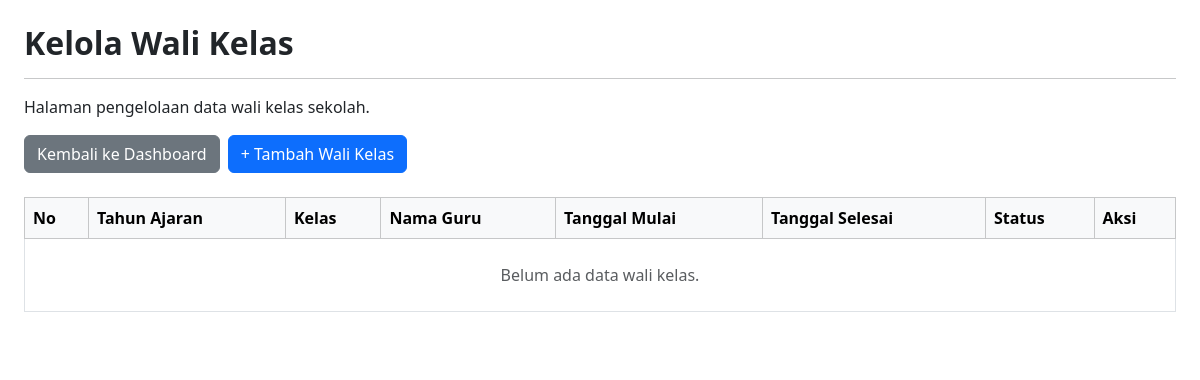
The app's page /kelola_wali_kelas.php (signed in), older data.
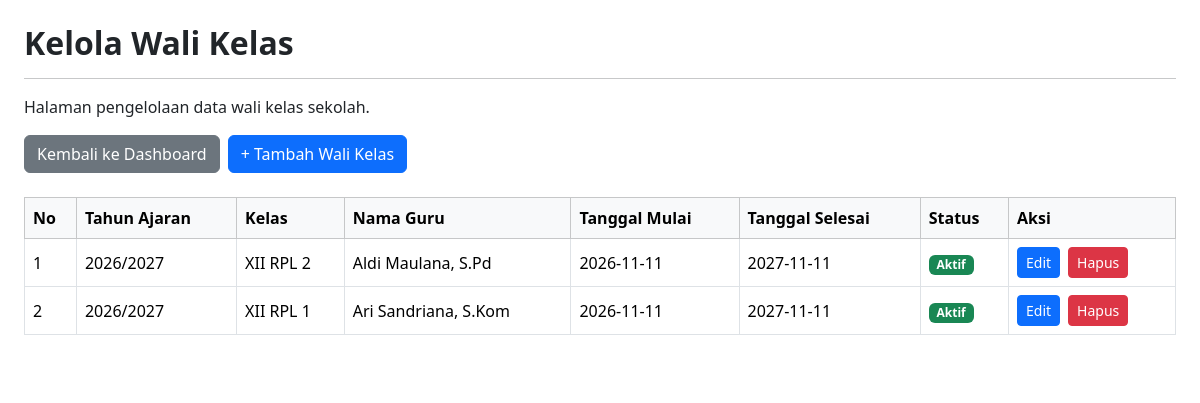
The same page, newer data.
### tables this page shows
CREATE TABLE `t_wali_kelas` (
  `id` int(11) NOT NULL,
  `tahun_ajaran_id` int(11) DEFAULT NULL,
  `kelas_id` int(11) DEFAULT NULL,
  `guru_id` int(11) DEFAULT NULL,
  `tanggal_mulai` date NOT NULL,
  `tanggal_selesai` date NOT NULL,
  `status_aktif` tinyint(1) NOT NULL,
  `created_at` timestamp NOT NULL DEFAULT current_timestamp() ON UPDATE current_timestamp(),
  `updated_at` timestamp NOT NULL DEFAULT current_timestamp()
);

CREATE TABLE `t_tahun_ajaran` (
  `id` int(11) NOT NULL,
  `nama` varchar(20) DEFAULT NULL,
  `tanggal_mulai` date NOT NULL,
  `tanggal_selesai` date NOT NULL,
  `status_aktif` tinyint(1) NOT NULL,
  `created_at` timestamp NOT NULL DEFAULT current_timestamp(),
  `updated_at` timestamp NOT NULL DEFAULT current_timestamp()
);

CREATE TABLE `t_kelas` (
  `id` int(11) NOT NULL,
  `nama` varchar(100) DEFAULT NULL,
  `tingkat` varchar(20) NOT NULL,
  `jurusan` varchar(100) NOT NULL,
  `tahun_ajaran_id` int(11) DEFAULT NULL,
  `status_aktif` tinyint(1) NOT NULL,
  `created_at` timestamp NOT NULL DEFAULT current_timestamp(),
  `updated_at` timestamp NOT NULL DEFAULT current_timestamp()
);

CREATE TABLE `t_guru` (
  `id` int(11) NOT NULL,
  `nip` varchar(30) NOT NULL,
  `nama` varchar(150) DEFAULT NULL,
  `email` varchar(150) NOT NULL,
  `status_aktif` tinyint(1) NOT NULL,
  `user_id` int(11) NOT NULL,
  `created_at` timestamp NOT NULL DEFAULT current_timestamp(),
  `updated_at` timestamp NOT NULL DEFAULT current_timestamp()
);

### kelola_wali_kelas.php (the view, shortened to what this page needs)
<?php
include 'config/koneksi.php';
$embed = isset($_GET['embed']) && $_GET['embed'] === '1';
$sql = "
    SELECT
        wk.id,
        ta.nama AS tahun_ajaran,
        k.nama AS nama_kelas,
        g.nama AS nama_guru,
        wk.tanggal_mulai,
        wk.tanggal_selesai,
        wk.status_aktif
    FROM t_wali_kelas wk
    LEFT JOIN t_tahun_ajaran ta
        ON wk.tahun_ajaran_id = ta.id
    LEFT JOIN t_kelas k
        ON wk.kelas_id = k.id
    LEFT JOIN t_guru g
        ON wk.guru_id = g.id
    ORDER BY wk.id DESC
";
$query = mysqli_query($koneksi, $sql);
function e($value) {
    return htmlspecialchars((string) $value, ENT_QUOTES, 'UTF-8');
}
?>
<?php if (!$embed): ?>
<!DOCTYPE html>
<html lang="id">
<head>
    <link href="https://cdn.jsdelivr.net/npm/bootstrap@5.3.3/dist/css/bootstrap.min.css" rel="stylesheet">
    <link href="https://cdn.datatables.net/2.3.4/css/dataTables.bootstrap5.min.css" rel="stylesheet">
</head>
<body>
<?php else: ?>
<link href="https://cdn.datatables.net/2.3.4/css/dataTables.bootstrap5.min.css" rel="stylesheet">
<?php endif; ?>
<div class="container-fluid p-3 p-md-4 bg-white">
    <h2 class="fw-bold mb-3">Kelola Wali Kelas</h2>
    <hr>
    <p>Halaman pengelolaan data wali kelas sekolah.</p>
    <div class="d-flex flex-wrap gap-2 mb-4">
        <a href="dashboard.php?embed=1"
           class="btn btn-secondary"
           onclick="return kembaliDashboard(event)">
            Kembali ke Dashboard
        </a>
        <a href="tambah_wali_kelas.php<?= $embed ? '?embed=1' : '' ?>"
           class="btn btn-primary">
            + Tambah Wali Kelas
        </a>
    </div>
    <div class="table-responsive">
        <table id="tabelWaliKelas"
               class="table table-bordered table-hover align-middle w-100">
            <thead class="table-light">
                <tr>
                    <th>No</th>
                    <th>Tahun Ajaran</th>
                    <th>Kelas</th>
                    <th>Nama Guru</th>
                    <th>Tanggal Mulai</th>
                    <th>Tanggal Selesai</th>
                    <th>Status</th>
                    <th>Aksi</th>
                </tr>
            </thead>
            <tbody>
                <?php
                $no = 1;
                if (mysqli_num_rows($query) > 0):
                    while ($row = mysqli_fetch_assoc($query)):
                ?>
                    <tr>
                        <td><?= $no++ ?></td>
                        <td><?= e($row['tahun_ajaran'] ?? '-') ?></td>
                        <td><?= e($row['nama_kelas'] ?? '-') ?></td>
                        <td><?= e($row['nama_guru'] ?? '-') ?></td>
                        <td><?= e($row['tanggal_mulai'] ?? '-') ?></td>
                        <td><?= e($row['tanggal_selesai'] ?? '-') ?></td>
                        <td>
                            <?php if ((int) $row['status_aktif'] === 1): ?>
                                <span class="badge text-bg-success">Aktif</span>
                            <?php else: ?>
                                <span class="badge text-bg-secondary">Tidak Aktif</span>
                            <?php endif; ?>
                        </td>
                        <td>
                            <div class="d-flex gap-2">
                                <a class="btn btn-sm btn-primary"
                                   href="edit_wali_kelas.php?id=<?= (int) $row['id'] ?><?= $embed ? '&embed=1' : '' ?>">
                                    Edit
                                </a>
                                <a class="btn btn-sm btn-danger"
                                   href="hapus_wali_kelas.php?id=<?= (int) $row['id'] ?><?= $embed ? '&embed=1' : '' ?>"
                                   onclick="return confirm('Yakin ingin menghapus data wali kelas ini?')">
                                    Hapus
                                </a>
                            </div>
                        </td>
                    </tr>
                <?php
                    endwhile;
                else:
                ?>
                    <tr>
                        <td colspan="8" class="text-center text-muted py-4">
                            Belum ada data wali kelas.
                        </td>
                    </tr>
                <?php endif; ?>
            </tbody>
        </table>
    </div>
</div>
<?php if (!$embed): ?>
</body>
</html>
<?php endif; ?>

Row changes from the older to the newer data that the page shows:
added t_wali_kelas: tahun_ajaran.nama "2026/2027", kelas.nama "XII RPL 2", guru.nama "Aldi Maulana, S.Pd", tanggal_mulai "2026-11-11", tanggal_selesai "2027-11-11", status_aktif "Aktif"
added t_wali_kelas: tahun_ajaran.nama "2026/2027", kelas.nama "XII RPL 1", guru.nama "Ari Sandriana, S.Kom", tanggal_mulai "2026-11-11", tanggal_selesai "2027-11-11", status_aktif "Aktif"
Text that changed along with them:
text no longer shown: "Belum ada data wali kelas."
